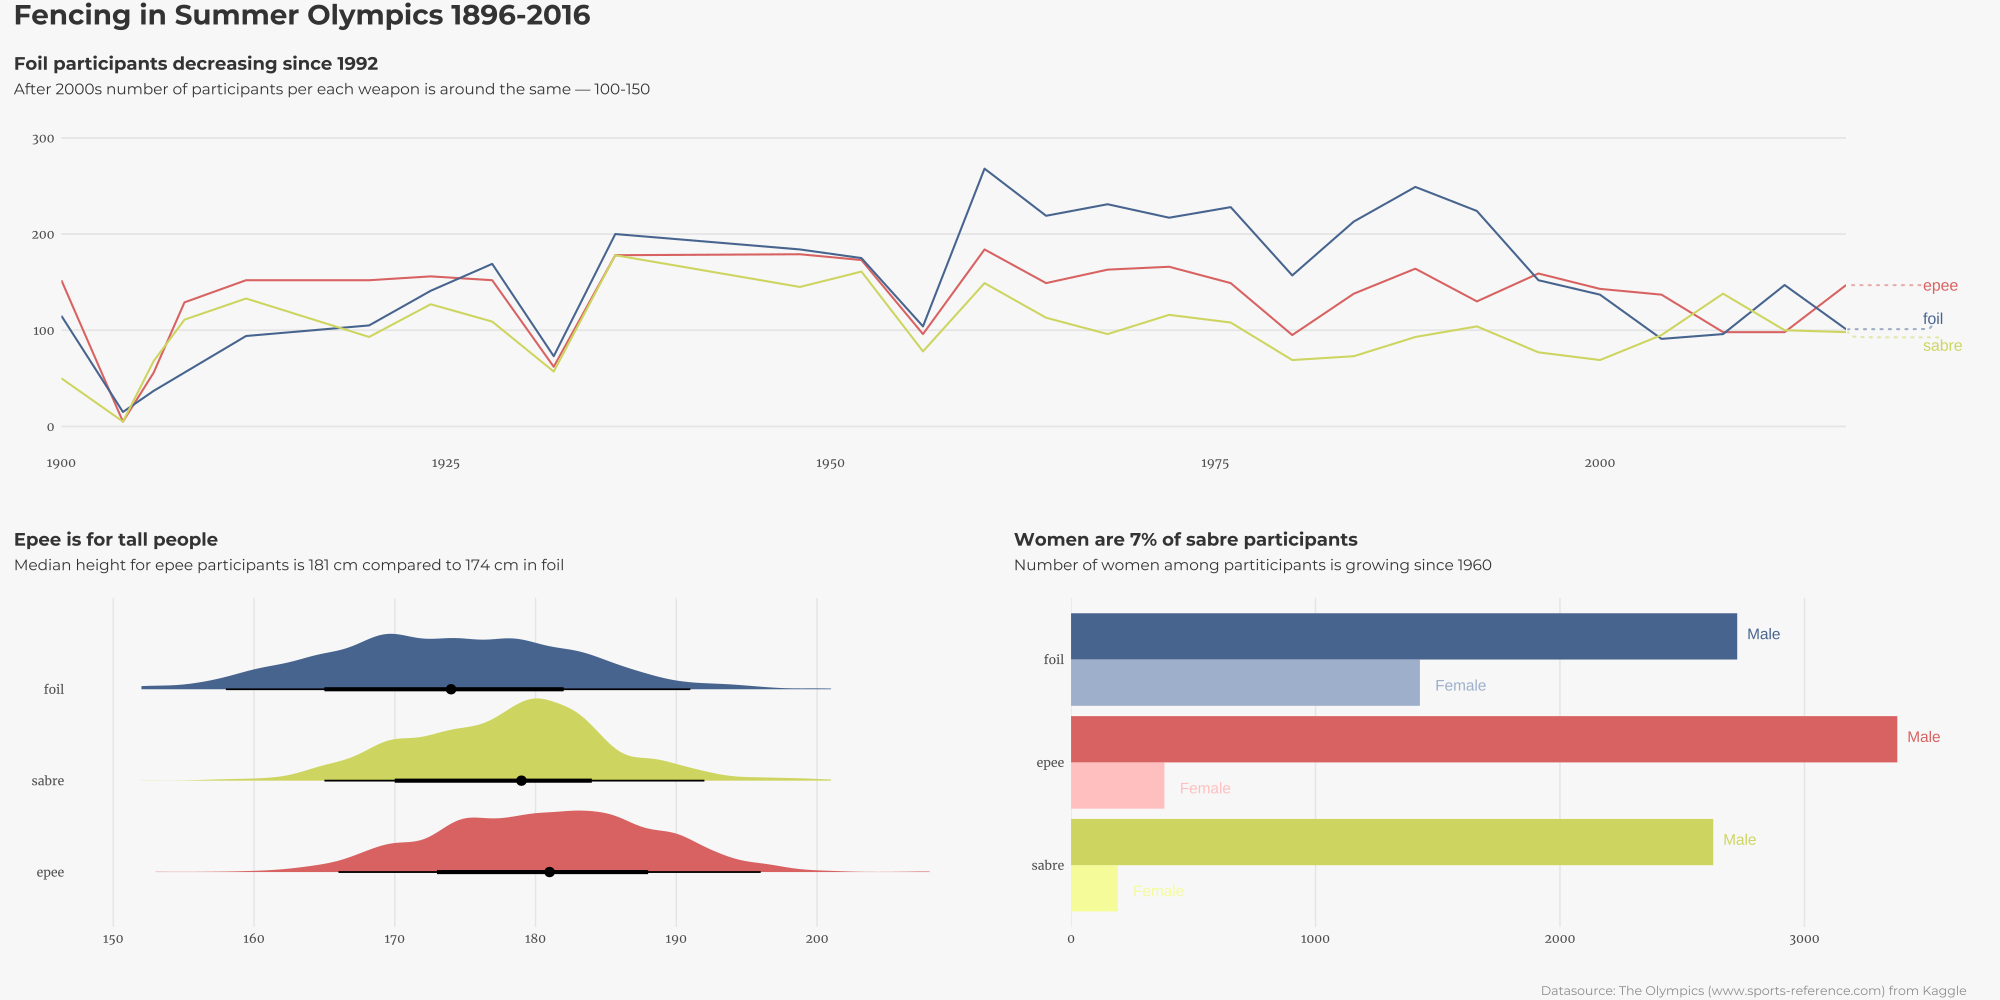

R code for this plot:
# Libraries ----

library(dplyr)
library(stringr)
library(ggplot2)
library(lubridate)
library(ggdist)
library(ggrepel)
library(patchwork)
library(ggpubr)
library(showtext)
library(emojifont)

# font_add_google('Merriweather', 'Merriweather')
# font_add_google('Montserrat', 'Montserrat')
# showtext_auto()

# Data ----

# tuesdata <- tidytuesdayR::tt_load('2021-07-27')
# olympics <- tuesdata$olympics

fencing <- olympics %>% 
  filter(sport == 'Fencing') %>% 
  mutate(
    weapon = str_match(event, "\\'s (.+?),")[, 2] %>% str_to_lower(),
    event_type = str_extract(event, 'Team|Individual'),
  ) %>% 
  filter(weapon %in% c('epee', 'foil', 'sabre'))

# Charts ----

## Theme settings

background_color <- 'grey97'
line_color <- 'grey90'
font_color <- 'grey20'
caption_color <- 'grey55'
weapons_colors <- c(epee = '#D86262', foil = '#47648F', sabre = '#CDD560')
light_colors <- c(epee = '#FFBFBF', foil = '#9DAFCB', sabre = '#F8FDBD')

axis_font <- 'Merriweather'
title_font <- 'Montserrat'

clean_theme <-   
  theme(
    panel.grid = element_blank(),
    plot.background = element_rect(fill = background_color, color = background_color),
    panel.background = element_rect(fill = background_color, color = background_color),
    axis.ticks = element_blank(),
    axis.text = element_text(family = axis_font),
    panel.grid.major.x = element_line(color = line_color),
    plot.margin = margin(10, 0, 15, 10),
    plot.title.position = 'plot',
    plot.title = element_text(margin = margin(10, 0, 10, 0), color = font_color, family = title_font, size = 13, face = 'bold'),
    plot.subtitle = element_text(margin = margin(0, 0, 20, 0), color = font_color, family = title_font, size = 11),
    legend.position = 'none'
  )

## Hight -----

fencing %>% 
  group_by(weapon) %>% 
  summarise(median(height, na.rm = T))

p_height <- 
  fencing %>% 
  group_by(weapon) %>% 
  mutate(
    avg_height = mean(height, na.rm = T), 
  ) %>% 
  ungroup %>% 
  mutate(
    weapon = reorder(weapon, -avg_height)
  ) %>% 
  ggplot(aes(x = height, y = weapon, fill = weapon)) +
  stat_halfeye() +
  scale_x_continuous(limits = c(150, 210), breaks = seq(150, 200, 10)) +
  scale_fill_manual(values = weapons_colors) + 
  labs(
    title = str_wrap('Épée is for tall people'),
    subtitle = str_wrap('\tMedian height for épée participants is 181 cm compared to 174 cm in foil'),
    x = '',
    y = ''
  ) +
  clean_theme

p_height

## Sex ----

df_sex <- 
  fencing %>% 
  count(weapon, sex) %>% 
  group_by(sex) %>% 
  mutate(
    weapon = reorder(weapon, n),
    sex_emoji = if_else(sex == 'M', 'Male', 'Female'),
  ) %>% 
  ungroup %>% 
  mutate(
    weapon_sex = paste0(weapon, sex),
    fill_color = case_when( 
      weapon == 'epee' & sex == 'M' ~ weapons_colors[['epee']],
      weapon == 'epee' ~ light_colors[['epee']],
      weapon == 'foil' & sex == 'M' ~ weapons_colors[['foil']],
      weapon == 'foil' ~ light_colors[['foil']],
      weapon == 'sabre' & sex == 'M' ~ weapons_colors[['sabre']],
      weapon == 'sabre' ~ light_colors[['sabre']]
    )
  )

p_sex <- 
  df_sex %>% 
  ggplot(aes(x = weapon, y = n, fill = weapon_sex)) +
  geom_bar(stat = 'identity', position = 'dodge') +
  geom_text(
    aes(label = sex_emoji),
    position = position_dodge(width = 1),
    hjust = -0.3,
    color = df_sex$fill_color
  ) +
  scale_y_continuous(expand = c(0, 0), limits = c(0, 3800)) +
  scale_fill_manual(values = df_sex$fill_color) +
  coord_flip() +
  guides(fill = 'none') +
  labs(
    title = str_wrap('Women are 7% of sabre participants'),
    subtitle = str_wrap('Number of women among partiticipants is growing since 1960'),
    x = '',
    y = ''
  ) +
  clean_theme

p_sex

## Participants ----

df_participants <- 
  fencing %>% 
  count(year, weapon) 

y_max <- ceiling(max(df_participants$n) / 100) * 100
x_max <- max(df_participants$year)
x_max_coef <- 10

p_participants <- 
    df_participants %>% 
    ggplot(aes(x = year, y = n, col = weapon, group = weapon)) +
    geom_hline(    
      yintercept = seq(0, y_max, 100),
      color = line_color, 
      size = 0.6
    ) +
    geom_line(size = 0.7) +
    geom_rect(aes(xmin = x_max, xmax = x_max + x_max_coef, ymin = -10, ymax = y_max + 1, fill = TRUE), fill = background_color, color = NA) +
    geom_text_repel(
      data = subset(df_participants, year == max(year)),
      aes(label = weapon),
      size = 4,
      direction = 'y',
      xlim = c(x_max + 5, NA),
      hjust = 0,
      segment.size = .7,
      segment.alpha = .5,
      segment.linetype = 'dotted',
      box.padding = .4,
      segment.curvature = -0.1,
      segment.ncp = 3,
      segment.angle = 20
    ) +
    scale_x_continuous(expand = c(0, 0), limits = c(1900, x_max + x_max_coef), breaks = seq(1900, x_max, 25)) + 
    scale_y_continuous(limits = c(-10, y_max + 1), breaks = seq(0, y_max, 100)) + 
    scale_color_manual(values = weapons_colors) +
    guides(col = 'none') +
    labs(
      title = str_wrap('Foil participants decreasing since 1992'),
      subtitle = str_wrap('After 2000s number of participants per each weapon is around the same — 100-150'),
      x = '',
      y = ''
    ) +
  clean_theme +
  theme(
    panel.grid.major.x = element_blank()
  )

p_participants

# Union ----

plot <- ggarrange(
  p_participants, 
  ggarrange(p_height, p_sex, ncol = 2),
  nrow = 2
)

annotate_figure(
  plot, 
  top = text_grob(
    'Fencing in Summer Olympics 1896-2016', 
    color = font_color, 
    face = 'bold', 
    size = 20,
    hjust = 1.71,
    family = title_font
  ),
  bottom = text_grob(
    'Datasource: The Olympics (www.sports-reference.com) from Kaggle',
    color = caption_color,
    size = 9,
    hjust = -1.27,
    family = title_font
  )
) + 
bgcolor(background_color) +
border(background_color)

# Export ----
ggsave(
  '2021-07-27.pdf', 
  width = 20, 
  height = 10, 
  device = cairo_pdf
)


pdftools::pdf_convert(
  '2021-07-27.pdf',
  filenames = '2021-07-27.png',
  format = 'png', 
  dpi = 450
)
